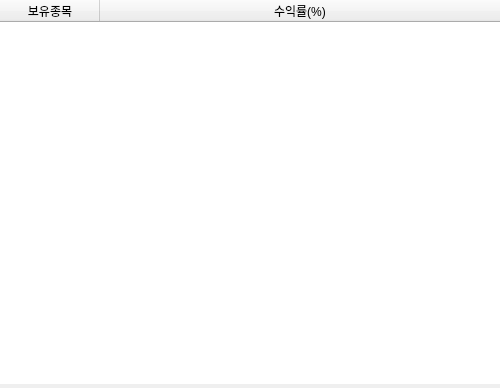
<?xml version="1.0" encoding="UTF-8"?>
<ui version="4.0">
 <class>Form</class>
 <widget class="QWidget" name="Form">
  <property name="geometry">
   <rect>
    <x>0</x>
    <y>0</y>
    <width>500</width>
    <height>388</height>
   </rect>
  </property>
  <property name="minimumSize">
   <size>
    <width>0</width>
    <height>0</height>
   </size>
  </property>
  <property name="maximumSize">
   <size>
    <width>16777215</width>
    <height>16777215</height>
   </size>
  </property>
  <property name="windowTitle">
   <string>Form</string>
  </property>
  <property name="styleSheet">
   <string notr="true">border: none; gridline-color: transparent;</string>
  </property>
  <layout class="QVBoxLayout" name="verticalLayout">
   <property name="spacing">
    <number>0</number>
   </property>
   <property name="leftMargin">
    <number>0</number>
   </property>
   <property name="topMargin">
    <number>0</number>
   </property>
   <property name="rightMargin">
    <number>0</number>
   </property>
   <property name="bottomMargin">
    <number>4</number>
   </property>
   <item>
    <widget class="QTableWidget" name="hold_list">
     <property name="sizePolicy">
      <sizepolicy hsizetype="Minimum" vsizetype="Minimum">
       <horstretch>0</horstretch>
       <verstretch>0</verstretch>
      </sizepolicy>
     </property>
     <property name="font">
      <font>
       <pointsize>7</pointsize>
      </font>
     </property>
     <property name="verticalScrollBarPolicy">
      <enum>Qt::ScrollBarAsNeeded</enum>
     </property>
     <property name="horizontalScrollBarPolicy">
      <enum>Qt::ScrollBarAlwaysOff</enum>
     </property>
     <property name="sizeAdjustPolicy">
      <enum>QAbstractScrollArea::AdjustIgnored</enum>
     </property>
     <property name="autoScroll">
      <bool>true</bool>
     </property>
     <property name="editTriggers">
      <set>QAbstractItemView::NoEditTriggers</set>
     </property>
     <property name="tabKeyNavigation">
      <bool>false</bool>
     </property>
     <property name="showDropIndicator" stdset="0">
      <bool>false</bool>
     </property>
     <property name="dragDropOverwriteMode">
      <bool>false</bool>
     </property>
     <property name="alternatingRowColors">
      <bool>true</bool>
     </property>
     <property name="selectionMode">
      <enum>QAbstractItemView::SingleSelection</enum>
     </property>
     <property name="selectionBehavior">
      <enum>QAbstractItemView::SelectRows</enum>
     </property>
     <property name="horizontalScrollMode">
      <enum>QAbstractItemView::ScrollPerPixel</enum>
     </property>
     <property name="showGrid">
      <bool>false</bool>
     </property>
     <property name="gridStyle">
      <enum>Qt::NoPen</enum>
     </property>
     <property name="rowCount">
      <number>0</number>
     </property>
     <property name="columnCount">
      <number>2</number>
     </property>
     <attribute name="horizontalHeaderVisible">
      <bool>true</bool>
     </attribute>
     <attribute name="horizontalHeaderCascadingSectionResizes">
      <bool>false</bool>
     </attribute>
     <attribute name="horizontalHeaderDefaultSectionSize">
      <number>100</number>
     </attribute>
     <attribute name="horizontalHeaderHighlightSections">
      <bool>false</bool>
     </attribute>
     <attribute name="horizontalHeaderMinimumSectionSize">
      <number>19</number>
     </attribute>
     <attribute name="horizontalHeaderShowSortIndicator" stdset="0">
      <bool>false</bool>
     </attribute>
     <attribute name="horizontalHeaderStretchLastSection">
      <bool>true</bool>
     </attribute>
     <attribute name="verticalHeaderVisible">
      <bool>false</bool>
     </attribute>
     <attribute name="verticalHeaderCascadingSectionResizes">
      <bool>false</bool>
     </attribute>
     <attribute name="verticalHeaderDefaultSectionSize">
      <number>30</number>
     </attribute>
     <attribute name="verticalHeaderHighlightSections">
      <bool>true</bool>
     </attribute>
     <attribute name="verticalHeaderShowSortIndicator" stdset="0">
      <bool>false</bool>
     </attribute>
     <attribute name="verticalHeaderStretchLastSection">
      <bool>false</bool>
     </attribute>
     <column>
      <property name="text">
       <string>보유종목</string>
      </property>
     </column>
     <column>
      <property name="text">
       <string>수익률(%)</string>
      </property>
     </column>
    </widget>
   </item>
  </layout>
 </widget>
 <resources/>
 <connections/>
</ui>
